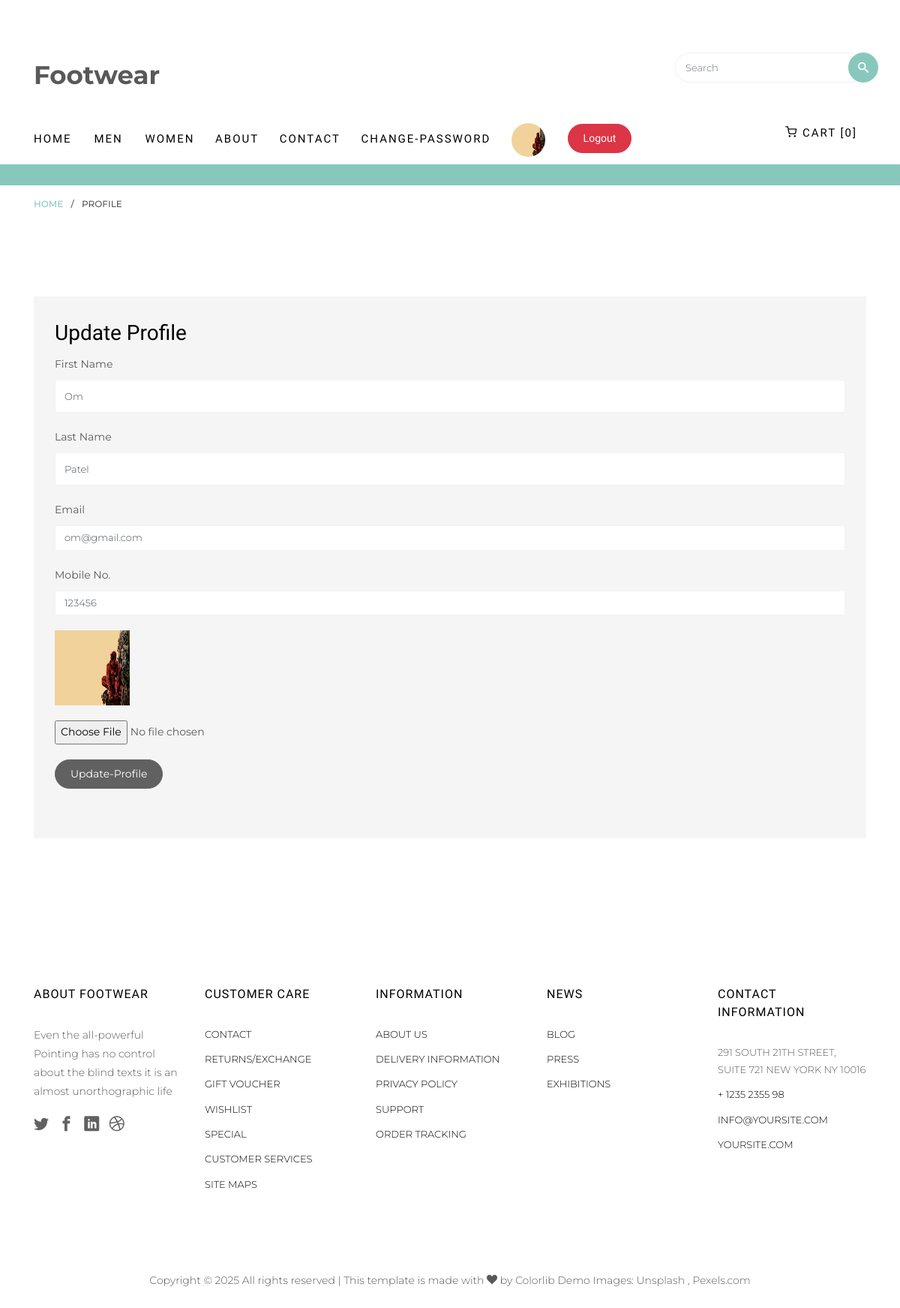
/profile/ (signed in), run on the app's committed database.
### myapp/models.py (models this page shows, shortened)
class User(models.Model):
    fname = models.CharField(max_length=40)
    lname = models.CharField(max_length=40)
    email = models.EmailField(unique=True)
    mobile = models.BigIntegerField(unique=True)
    password = models.CharField(max_length=20)
    profile = models.ImageField(default="",upload_to="profile/")
    usertype = models.CharField(default="buyer",max_length=40)

### myapp/views.py (the view)
# urls.py: path('profile/', views.profile, name='profile'),
def profile(request):
    user = User.objects.get(email=request.session['email'])
    if request.method == "POST":
        user.fname = request.POST['fname']
        user.lname = request.POST['lname']
        user.mobile=request.POST['mobile']
        try:
            user.profile=request.FILES['profile']
            user.save()
        except:
            pass
        request.session['profile']=user.profile.url
        user.save()
        if user.usertype == "buyer":
            return redirect('index')
        else:
            return redirect('sindex')
    else:
        if user.usertype == "buyer":
            return render(request,'profile.html',{'user':user})
        else:
            return render(request,'sprofile.html',{'user':user})

### myapp/templates/profile.html (shortened to what this page needs)
{% extends "header.html" %}
{% load static %}
{% block content %}
    <div class="breadcrumbs">
        <div class="container">
            <div class="row">
                <div class="col">
                    <p class="bread"><span><a href="index.html">Home</a></span> / <span>Profile</span></p>
                </div>
            </div>
        </div>
    </div>
    <div id="colorlib-contact">
        <div class="container">
            <div class="row">
                <div class="col-md-12">
                <div class="contact-wrap">
                    <h3>Update Profile</h3>
                    <form method="post" action="{% url 'profile' %}" class="contact-form" enctype="multipart/form-data">
                        <div class="row">
                            <div class="col-md-12">
                                <div class="form-group">
                                    <label for="fname">First Name</label>
                                    <input type="text" name="fname" id="fname" class="form-control" value="{{user.fname}}">
                                </div>
                            </div>
                            <div class="col-md-12">
                                <div class="form-group">
                                    <label for="lname">Last Name</label>
                                    <input type="text" name="lname" id="lname" class="form-control" value="{{user.lname}}">
                                </div>
                            </div>
                            <div class="col-sm-12">
                                <div class="form-group">
                                    <label for="email">Email</label>
                                    <input disabled type="email" name="email" id="email" class="form-control" value="{{user.email}}">
                                </div>
                            </div>
                            <div class="col-sm-12">
                                <div class="form-group">
                                    <label for="mobile">Mobile No.</label>
                                    <input type="Number" name="mobile" id="mobile" class="form-control" value="{{user.mobile}}">
                                </div>
                            </div>
                            <div class="col-sm-12">
                                <div class="form-group">
                                    <img src="{{user.profile.url}}" alt="" style="width: 100px; height: 100px;">
                                </div>
                            </div>
                            <div class="col-sm-12">
                                <div class="form-group">
                                    <input type="file" name="profile" value="{{user.profile.url}}">
                                </div>
                            </div>
                            <div class="col-sm-12">
                                <div class="form-group">
                                    <input type="submit" value="Update-Profile" class="btn btn-primary">
                                </div>
                            </div>
                        </div>
                    </form>
                </div>
                </div>
            </div>
        </div>
    </div>
 {% endblock %}

### data on the page
User: fname "Om", lname "Patel", email "om@gmail.com", mobile "123456", profile (picture)
